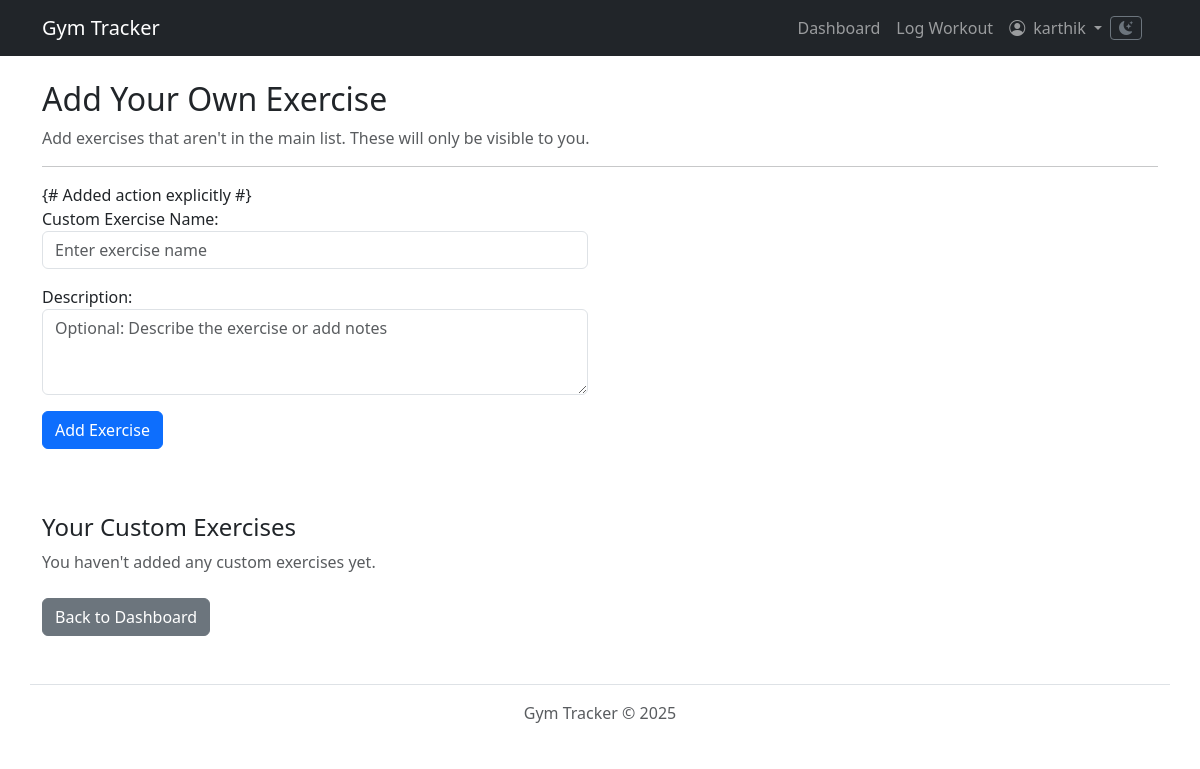
Page /workouts/exercises/add/ (signed in) on the earlier database version.
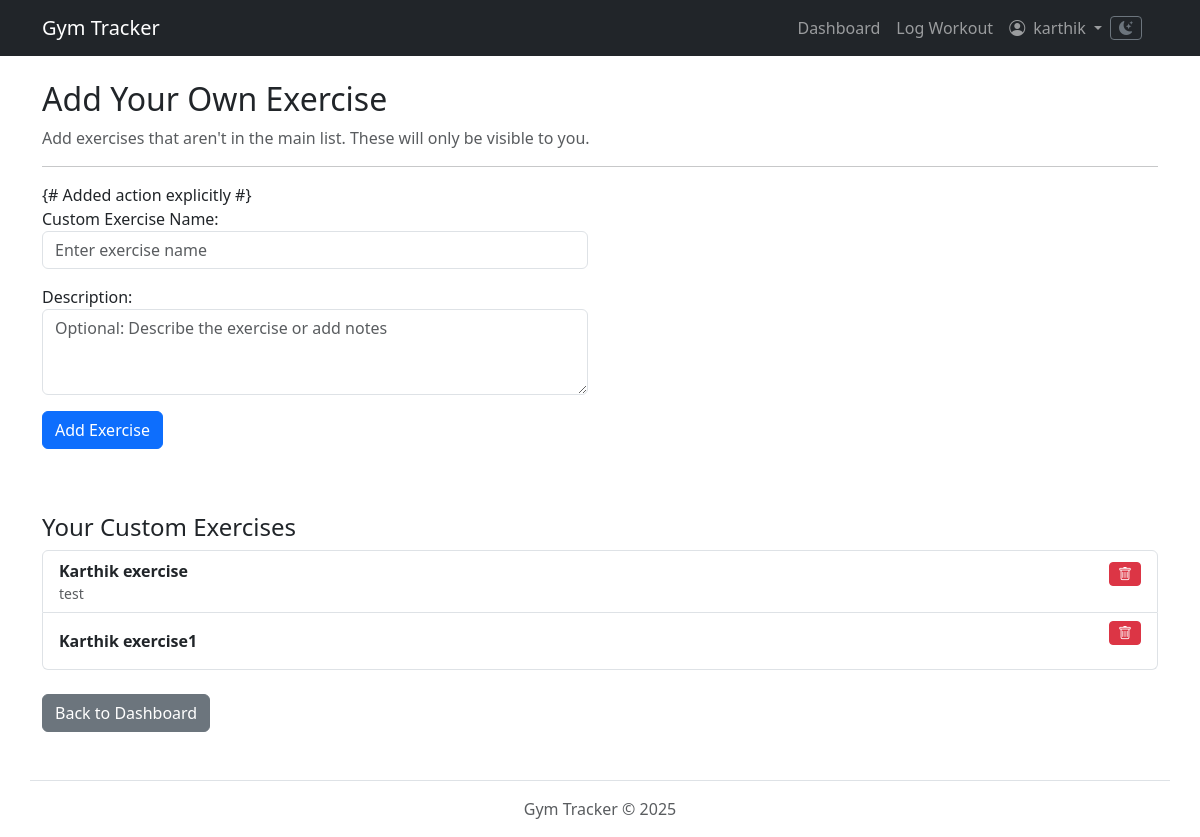
Same page on the later database version.
### workouts/models.py (models this page shows, shortened)
class Exercise(models.Model):
    name = models.CharField(max_length=100, unique=True)
    description = models.TextField(blank=True, null=True)
    user = models.ForeignKey(User, null=True, blank=True, on_delete=models.CASCADE, related_name='custom_exercises')
    class Meta:
        unique_together = ('user', 'name')  # Makes name unique for a specific user (or globally if user is None)
        ordering = ['name']  # Keep exercises ordered alphabetically

### workouts/views.py (the view)
# urls.py: path('exercises/add/', views.add_custom_exercise_view, name='add_custom_exercise'),
@login_required
def add_custom_exercise_view(request):
    if request.method == 'POST':
        form = CustomExerciseForm(request.POST)
        if form.is_valid():
            try:
                exercise = form.save(commit=False)
                exercise.user = request.user
                exercise.save()
                messages.success(request, f"Custom exercise '{exercise.name}' added successfully!")
                return redirect('workouts:add_custom_exercise')
            except IntegrityError:
                form.add_error('name', f"You already have a custom exercise named '{form.cleaned_data['name']}'. Please choose a different name.")
                messages.error(request, "Could not add exercise. Please correct the error below.")
            except Exception as e:
                messages.error(request, f"An unexpected error occurred while saving: {e}")
                print(f"Error saving custom exercise for user {request.user.id}: {e}")
                traceback.print_exc() # Log the full traceback
    else:
        form = CustomExerciseForm()
    user_custom_exercises = Exercise.objects.filter(user=request.user).order_by('name')
    context = {
        'form': form,
        'user_custom_exercises': user_custom_exercises # Pass user's exercises to template
    }
    return render(request, 'workouts/add_custom_exercise.html', context)

### workouts/forms.py
class CustomExerciseForm(forms.ModelForm):
    class Meta:
        model = Exercise
        fields = ['name', 'description']
        widgets = {  # Add placeholders and Bootstrap classes
            'name': forms.TextInput(attrs={'placeholder': 'Enter exercise name', 'class': 'form-control'}),
            'description': forms.Textarea(
                attrs={'placeholder': 'Optional: Describe the exercise or add notes', 'class': 'form-control',
                       'rows': 3}),
        }
        labels = {  # Customize labels if needed
            'name': 'Custom Exercise Name',
        }

### workouts/templates/workouts/add_custom_exercise.html (shortened to what this page needs)
{% extends 'workouts/base.html' %}
{% block content %}
<div class="container mt-4">
    <h2>Add Your Own Exercise</h2>
    <p class="text-muted">Add exercises that aren't in the main list. These will only be visible to you.</p>
    <hr>
    <div class="row mb-5">
        <div class="col-md-8 col-lg-6">
            <form method="post" action="{% url 'workouts:add_custom_exercise' %}" novalidate> {# Added action explicitly
                #}
                {{ form.as_p }}
                <button type="submit" class="btn btn-primary">Add Exercise</button>
            </form>
        </div>
    </div>
    <h4 class="mt-4">Your Custom Exercises</h4>
    {% if user_custom_exercises %}
    <div class="list-group">
        {% for ex in user_custom_exercises %}
        <div class="list-group-item d-flex justify-content-between align-items-center">
            <div>
                <strong class="d-block">{{ ex.name }}</strong>
                {% if ex.description %}
                <small class="text-muted">{{ ex.description|truncatewords:20 }}</small>
                {% endif %}
            </div>
            <form action="{% url 'workouts:delete_custom_exercise' exercise_id=ex.id %}"
                  method="POST"
                  class="d-inline"
                  onsubmit="return confirm('Are you sure you want to delete the custom exercise \'{{ ex.name|escapejs }}\'?');">
                <button type="submit" class="btn btn-danger btn-sm" title="Delete '{{ ex.name }}'">
                    <i class="bi bi-trash"></i>
                </button>
            </form>
        </div>
        {% endfor %}
    </div>
    {% else %}
    <p class="text-muted">You haven't added any custom exercises yet.</p>
    {% endif %}
    <div class="mt-4">
        <a href="{% url 'workouts:dashboard' %}" class="btn btn-secondary">Back to Dashboard</a>
    </div>
</div>
{% endblock %}

Differences in the rows shown:
added Exercise: name "Karthik exercise", description "test"
added Exercise: name "Karthik exercise1"
Other differences:
text no longer shown: "You haven't added any custom exercises yet."
